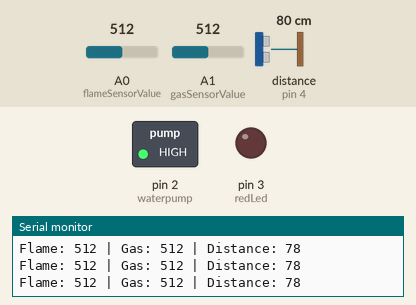
This sketch was run on a simulated Arduino Uno, built with avr-gcc and run on an emulated ATmega328P. Shown: switched loads named in the sketch (green lamp = pin HIGH), output pins drawn as LEDs (lit = HIGH), the last lines printed to the serial monitor. Wiring (inferred from the names in the program): ultrasonic range finder: trigger pin 5; echo pin 4. The inputs (shaded band) are chosen by the test bench; at power-on: distance to the obstacle (sensor on pin 4) 80 cm, A1 (gasSensorValue) = 512, A0 (flameSensorValue) = 512. The echo pulse lasts 58.3 µs per cm; pins used as bus, display or sensor lines are not drawn.

Above: at 1.2 s.
1.3 s: distance to the obstacle (sensor on pin 4) set to 13 cm
4.3 s: distance to the obstacle (sensor on pin 4) set to 10 cm
At 5.0 s:
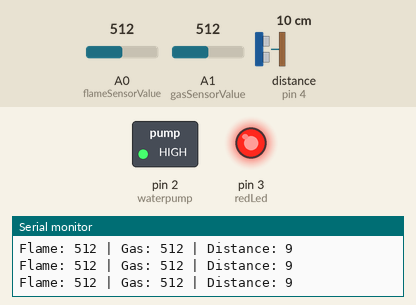
5.9 s: A1 (gasSensorValue) set to 410
7.4 s: A1 (gasSensorValue) set to 392
At 8.3 s:
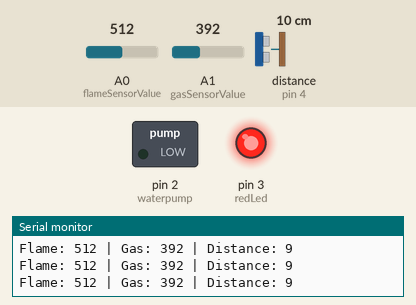
9.0 s: distance to the obstacle (sensor on pin 4) set to 35 cm
At 10.2 s:
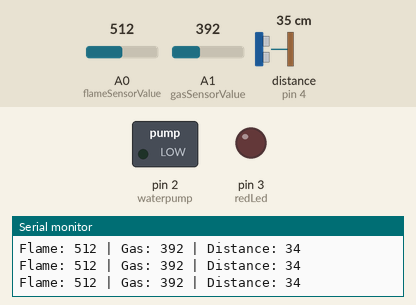
10.6 s: A0 (flameSensorValue) set to 491
At 11.2 s:
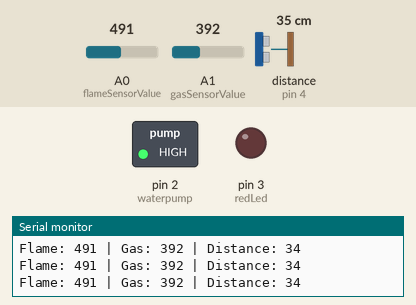
Timing chart, 0 to 13.6 s (numbered marks = the images above; inputs shaded):
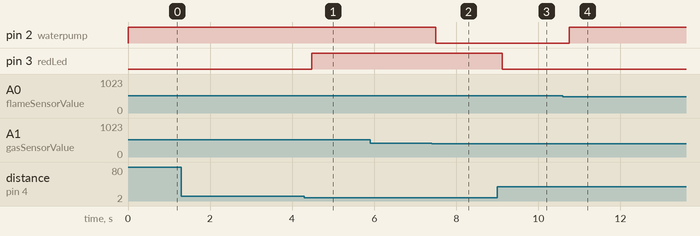

Measured:
- the behaviour switches between 12 and 11 cm on distance to the obstacle (sensor on pin 4) (found by bisection; images 0 and 1)
- the behaviour switches between 401 and 400 on A1 (gasSensorValue) (found by bisection; images 1 and 2)
- the behaviour switches between 500 and 499 on A0 (flameSensorValue) (found by bisection; images 3 and 4)
- after the input at 4.3 s, pin 3 (redLed): LOW → HIGH after 0.18 s
- after the input at 7.4 s, pin 2 (waterpump): HIGH → LOW after 0.11 s
- after the input at 9.0 s, pin 3 (redLed): HIGH → LOW after 0.12 s
- after the input at 10.6 s, pin 2 (waterpump): LOW → HIGH after 0.15 s

The sketch:

SmartBin_withWaterPump.ino
```cpp
/*
  ------------------------------------------------------------------------------
  © 2025 Javier Siliacay | USTP Autotronics - All Rights Reserved.

  This source code is the intellectual property of the author and is provided
  for educational and non-commercial use only. Unauthorized copying, modification,
  distribution, or use of this code for commercial purposes is strictly prohibited
  without prior written consent from the author.

  Violation of these terms may result in legal action under applicable intellectual
  property laws.

  For permissions, contact: github.com/javiersiliacay
  ------------------------------------------------------------------------------
*/

#define flameSensorValue A0
#define gasSensorValue   A1

#define waterpump 2
#define redLed    3

#define triggerPin 5
#define echoPin    4

int binFullThreshold = 10;

void setup() {
  pinMode(waterpump, OUTPUT);
  pinMode(redLed, OUTPUT);
  pinMode(triggerPin, OUTPUT);
  pinMode(echoPin, INPUT);

digitalWrite(waterpump, LOW);
  Serial.begin(9600);
}

long readDistance() {
  digitalWrite(triggerPin, LOW);
  delayMicroseconds(2);
  digitalWrite(triggerPin, HIGH);
  delayMicroseconds(10);
  digitalWrite(triggerPin, LOW);

  long duration = pulseIn(echoPin, HIGH);
  long distance = duration * 0.034 / 2;
  return distance;
}

void loop() {
  int flameValue = analogRead(flameSensorValue);
  int gasValue   = analogRead(gasSensorValue);
  long distance  = readDistance();

  Serial.print("Flame: "); Serial.print(flameValue);
  Serial.print(" | Gas: "); Serial.print(gasValue);
  Serial.print(" | Distance: "); Serial.println(distance);

  // Fire or gas detected
  if (flameValue < 500 || gasValue > 400) {
    digitalWrite(waterpump, HIGH);
  } else {
    digitalWrite(waterpump, LOW);
  }

  // Bin full detection
  if (distance <= binFullThreshold) {
    digitalWrite(redLed, HIGH);
  } else {
    digitalWrite(redLed, LOW);
  }

  delay(200);
}
```
